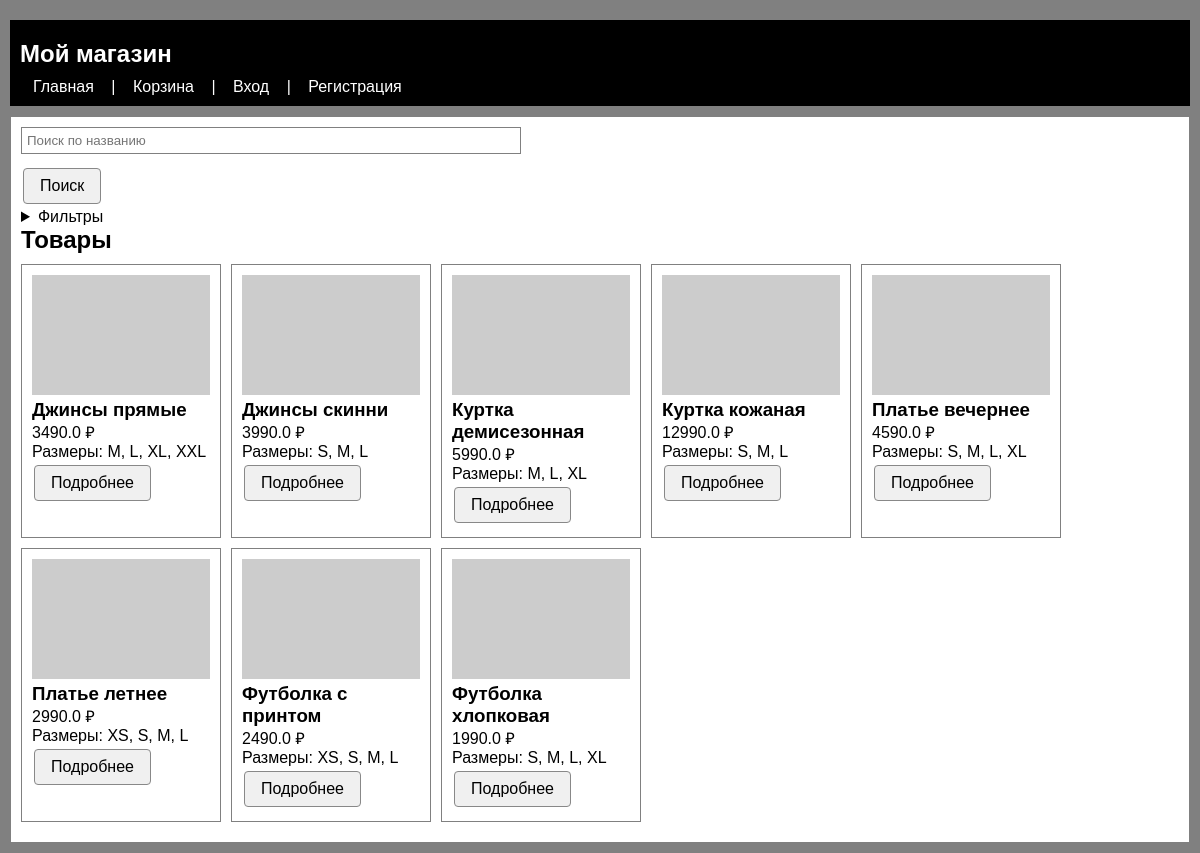
The app's page /main with its own data.
### data/__all_models.py (models this page shows)
class Product(SqlAlchemyBase):
    __tablename__ = 'products'
    id = Column(Integer, primary_key=True, autoincrement=True)
    name = Column(String(200), nullable=False)
    photos = Column(Text)
    cost = Column(Float, nullable=False)
    description = Column(Text)
    type_id = Column(Integer, ForeignKey('product_types.id'), nullable=True)
    type = relationship("ProductType", back_populates="products")
    product_sizes = relationship("ProductSize", back_populates="product")
    storages = relationship("Storage", back_populates="product")
    carts = relationship("Cart", back_populates="product")
    order_items = relationship("OrderItem", back_populates="product")

class ProductSize(SqlAlchemyBase):
    __tablename__ = 'product_sizes'
    product_id = Column(Integer, ForeignKey('products.id'), primary_key=True)
    size_id = Column(Integer, ForeignKey('sizes.id'), primary_key=True)
    product = relationship("Product", back_populates="product_sizes")
    size = relationship("Size", back_populates="product_sizes")

class Size(SqlAlchemyBase):
    __tablename__ = 'sizes'
    id = Column(Integer, primary_key=True, autoincrement=True)
    name = Column(String(20), nullable=False)
    product_sizes = relationship("ProductSize", back_populates="size")

### app.py (the view)
@app.route('/')
@app.route('/main')
def main():
    db_sess = create_session()
    categories = db_sess.query(ProductType).all()
    sizes = db_sess.query(Size).all()
    form = ProductFilterForm()
    form.category.choices = [('', 'Все категории')] + [(str(c.id), c.name) for c in categories]
    form.size.choices = [('', 'Все размеры')] + [(str(s.id), s.name) for s in sizes]
    search_query = request.args.get('search', '')
    category_id = request.args.get('category', '')
    size_id = request.args.get('size', '')
    price_min = request.args.get('price_min', type=float)
    price_max = request.args.get('price_max', type=float)
    sort = request.args.get('sort', 'name_asc')
    form.search.data = search_query
    if category_id:
        form.category.data = category_id
    if size_id:
        form.size.data = size_id
    form.price_min.data = price_min
    form.price_max.data = price_max
    form.sort.data = sort
    query = db_sess.query(Product).join(ProductType).outerjoin(ProductSize).outerjoin(Size)
    if search_query:
        query = query.filter(Product.name.ilike(f'%{search_query}%'))
    if category_id:
        query = query.filter(Product.type_id == int(category_id))
    if size_id:
        query = query.filter(ProductSize.size_id == int(size_id))
    if price_min is not None:
        query = query.filter(Product.cost >= price_min)
    if price_max is not None:
        query = query.filter(Product.cost <= price_max)
    if sort == 'name_asc':
        query = query.order_by(Product.name.asc())
    elif sort == 'name_desc':
        query = query.order_by(Product.name.desc())
    elif sort == 'price_asc':
        query = query.order_by(Product.cost.asc())
    elif sort == 'price_desc':
        query = query.order_by(Product.cost.desc())
    products = query.all()
    return render_template('main_page.html', form=form, products=products)

### forms.py
class ProductFilterForm(FlaskForm):
    search = StringField('Поиск', validators=[Optional()])
    category = SelectField('Категория', choices=[('', 'Все категории')], validators=[Optional()])
    size = SelectField('Размер', choices=[('', 'Все размеры')], validators=[Optional()])
    price_min = FloatField('Цена от', validators=[Optional(), NumberRange(min=0)])
    price_max = FloatField('Цена до', validators=[Optional(), NumberRange(min=0)])
    sort = SelectField('Сортировка', choices=[
        ('name_asc', 'Название (А-Я)'),
        ('name_desc', 'Название (Я-А)'),
        ('price_asc', 'Цена (по возрастанию)'),
        ('price_desc', 'Цена (по убыванию)'),
    ], validators=[Optional()])
    submit = SubmitField('Применить')

### data/db_session.py (called while the page is built)
def create_session():
    global __factory
    if not __factory:
        raise Exception("База данных не инициализирована. Сначала вызовите global_init().")
    return __factory()

### templates/main_page.html (shortened to what this page needs)
{% extends "base.html" %}
{% block content %}
<div class="main-page">
    <div class="search-filter-row">
        <form method="GET" class="filter-form" id="filter-form">
            <div class="search-box">
                {{ form.search(class="search-input", placeholder="Поиск по названию") }}
                <button type="submit" class="btn">Поиск</button>
            </div>
            <details>
                <summary>Фильтры</summary>
            </details>
        </form>
    </div>
    <h2>Товары</h2>
    <div class="product-grid">
        {% if products %}
            {% for product in products %}
            <div class="product-card">
                <img src="{{ product.photos.split(',')[0] if product.photos else 'https://via.placeholder.com/250x250/f0f0f0/cccccc?text=Нет+фото' }}" alt="{{ product.name }}">
                <h3>{{ product.name }}</h3>
                <p class="price">{{ product.cost }} ₽</p>
                <p class="size">
                    Размеры:
                    {% for ps in product.product_sizes %}
                        {{ ps.size.name }}{% if not loop.last %}, {% endif %}
                    {% endfor %}
                </p>
                <a href="{{ url_for('prod', id=product.id) }}" class="btn">Подробнее</a>
            </div>
            {% endfor %}
        {% else %}
            <p>Товары не найдены</p>
        {% endif %}
    </div>
</div>
{% endblock %}

### templates/base.html (shortened to what this page needs)
<!DOCTYPE html>
<html lang="ru">
<head>
    <link rel="stylesheet" href="{{ url_for('static', filename='css/style.css') }}">
</head>
<body>
    <header>
        <h1>Мой магазин</h1>
        <nav>
            <a href="{{ url_for('main') }}">Главная</a> |
            <a href="{{ url_for('cart') }}">Корзина</a> |
            {% if session.user_id %}
                <a href="{{ url_for('profile') }}">Профиль</a> |
                <a href="{{ url_for('logout') }}" onclick="return confirm('Вы действительно хотите выйти из аккаунта?');">Выход</a>
            {% else %}
                <a href="{{ url_for('login') }}">Вход</a> |
                <a href="{{ url_for('register') }}">Регистрация</a>
            {% endif %}
        </nav>
    </header>
    <main>
        {% block content %}{% endblock %}
    </main>
</body>
</html>

### static/css/style.css (style rules this page uses)
* { margin: 0; padding: 0; box-sizing: border-box; }
body { font-family: Arial, sans-serif; background: gray; padding: 10px; }
header, footer { background: black; color: white; padding: 10px; margin: 10px 0; }
header nav a { color: white; padding: 8px 12px; border: 1px solid transparent; text-decoration: none; }
main { background: white; padding: 10px; border: 1px solid gray; }
h1 { margin: 10px 0; font-size: 24px; }
a { color: black; }
form { max-width: 500px; }
input, select, textarea, .form-control { width: 100%; padding: 5px; margin-bottom: 10px; border: 1px solid gray; }
button, .btn, input[type="submit"], input[type="button"], a.btn, .product-card .btn, .filter-buttons .btn, .add-to-cart-form .btn, .checkout-form .btn, .settings-form .btn, .simple-form .btn { display: inline-block; padding: 8px 16px; margin: 4px 2px; background-color: #f0f0f0; color: black; border: 1px solid #888; border-radius: 4px; text-decoration: none; text-align: center; cursor: pointer; font-size: 16px; transition: all 0.3s ease; }
.product-grid { display: flex; flex-wrap: wrap; gap: 10px; margin: 10px 0; }
.product-card { width: 200px; border: 1px solid gray; padding: 10px; }
.product-card img { width: 100%; height: 120px; background: #eee; }

### records on screen
Product: name "Джинсы прямые", cost "3490.0"
ProductSize: size.name "M"
ProductSize: size.name "L"
ProductSize: size.name "XL"
ProductSize: size.name "XXL"
Product: name "Джинсы скинни", cost "3990.0"
ProductSize: size.name "S"
ProductSize: size.name "M"
ProductSize: size.name "L"
Product: name "Куртка демисезонная", cost "5990.0"
ProductSize: size.name "M"
ProductSize: size.name "L"
ProductSize: size.name "XL"
Product: name "Куртка кожаная", cost "12990.0"
ProductSize: size.name "S"
ProductSize: size.name "M"
ProductSize: size.name "L"
Product: name "Платье вечернее", cost "4590.0"
ProductSize: size.name "S"
ProductSize: size.name "M"
ProductSize: size.name "L"
ProductSize: size.name "XL"
Product: name "Платье летнее", cost "2990.0"
ProductSize: size.name "XS"
ProductSize: size.name "S"
ProductSize: size.name "M"
ProductSize: size.name "L"
Product: name "Футболка с принтом", cost "2490.0"
ProductSize: size.name "XS"
ProductSize: size.name "S"
ProductSize: size.name "M"
ProductSize: size.name "L"
Product: name "Футболка хлопковая", cost "1990.0"
ProductSize: size.name "S"
ProductSize: size.name "M"
ProductSize: size.name "L"
ProductSize: size.name "XL"
